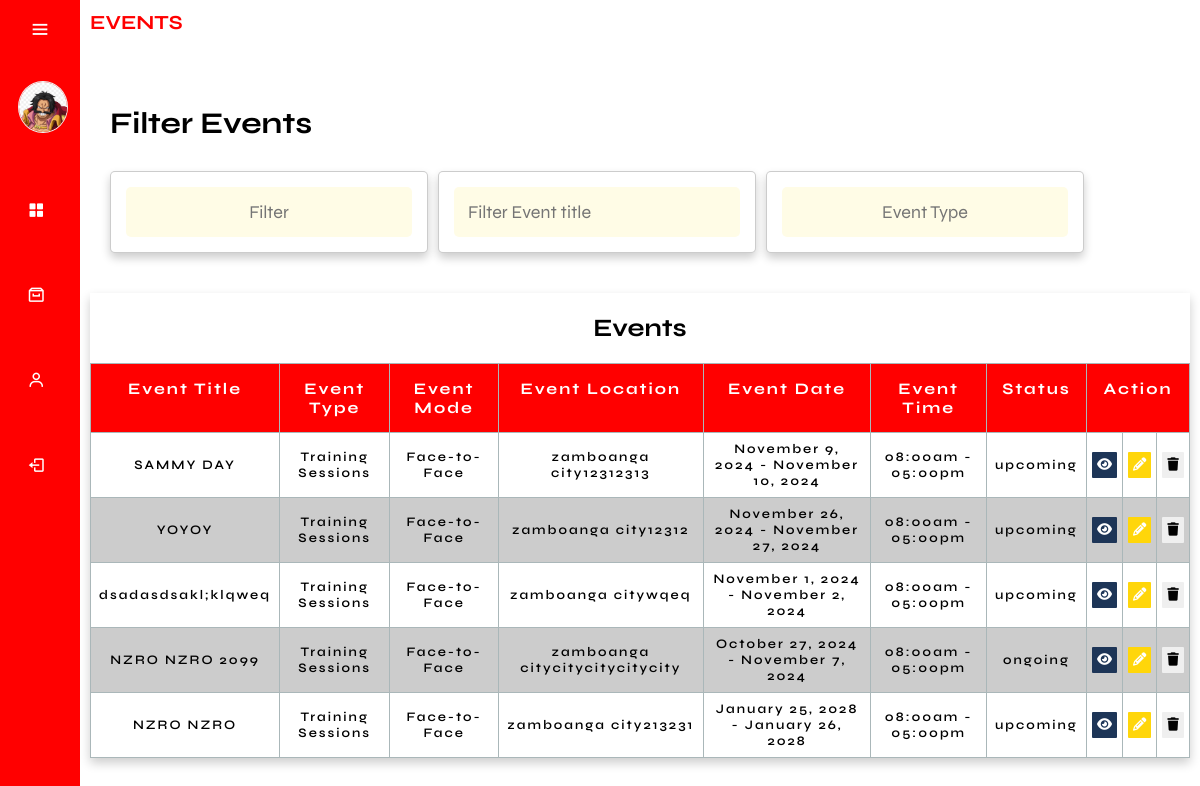
The page /admin/landingPage.php (signed in) on the database its author committed.
### tables this page shows
CREATE TABLE `events` (
  `event_id` int(11) NOT NULL,
  `event_title` varchar(255) NOT NULL,
  `event_description` text DEFAULT NULL,
  `event_type` varchar(50) NOT NULL,
  `event_mode` varchar(50) NOT NULL,
  `event_photo_path` varchar(255) DEFAULT NULL,
  `location` varchar(255) NOT NULL,
  `date_start` date NOT NULL,
  `date_end` date NOT NULL,
  `time_start` time NOT NULL,
  `time_end` time NOT NULL,
  `date_created` timestamp NOT NULL DEFAULT current_timestamp(),
  `event_link` text DEFAULT NULL,
  `cancelReason` text NOT NULL,
  `event_cancel` varchar(255) NOT NULL,
  `participant_limit` int(11) NOT NULL
);

### function/F.getEventTbl.php (the view, shortened to what this page needs)
<?php
require_once('../db.connection/connection.php');
$sql = "SELECT *, IF(event_cancel IS NULL OR event_cancel = '', '', event_cancel) AS event_status FROM Events WHERE NOW() < CONCAT(date_end, ' ', time_end) ORDER BY date_created DESC";
$result = mysqli_query($conn, $sql);
while ($row = mysqli_fetch_assoc($result)) {
    $eventTitle = $row['event_title'];
    $eventLocation = $row['location'];
    $eventDateStart = date('F j, Y', strtotime($row['date_start']));
    $eventDateEnd = date('F j, Y', strtotime($row['date_end']));
    $eventTimeStart = date('h:ia', strtotime($row['time_start']));
    $eventTimeEnd = date('h:ia', strtotime($row['time_end']));
    $eventMode = $row['event_mode'];
    $eventType = $row['event_type'];
    $eventId = $row['event_id'];
    $eventStatus = $row['event_status'];
    $eventTimeZone = new DateTimeZone('Asia/Manila');
    $currentDateTime = new DateTime('now', $eventTimeZone);
    $eventStartDateTime = new DateTime($row['date_start'] . ' ' . $row['time_start'], $eventTimeZone);
    $eventEndDateTime = new DateTime($row['date_end'] . ' ' . $row['time_end'], $eventTimeZone);
    if ($eventStatus === '') {
        if ($currentDateTime >= $eventStartDateTime && $currentDateTime <= $eventEndDateTime) {
            $eventStatus = 'ongoing';
        } elseif ($currentDateTime < $eventStartDateTime) {
            $eventStatus = 'upcoming';
        }
    }
    if ($eventStatus === 'upcoming' || $eventStatus === 'ongoing') {
        echo '<tr data-start-date="' . $row['date_start'] . '" data-end-date="' . $row['date_end'] . '">';
        ?>
        <td data-label="Event Title"><?php echo $eventTitle; ?></td>
        <td data-label="Event Type"><?php echo $eventType; ?></td>
        <td data-label="Event Mode"><?php echo $eventMode; ?></td>
        <td data-label="Event Location"><?php echo $eventLocation; ?></td>
        <td data-label="Event Date"><?php echo "$eventDateStart - $eventDateEnd"; ?></td>
        <td data-label="Event Time"><?php echo "$eventTimeStart - $eventTimeEnd"; ?></td>
        <td data-label="Status"><?php echo $eventStatus; ?></td>
        <td data-label="View Event" class="pad">
            <a href="view_event.php?event_id=<?php echo $row['event_id']; ?>">
                <button class="btn_view"><i class="fa-solid fa-eye"></i></button>
            </a>
        </td>
        <td data-label="Edit" class="pad">
            <a href="editEvent.php?event_id=<?php echo $eventId; ?>">
                <button class="btn_edit"><i class="fa fa-pencil"></i></button>
            </a>
        </td>
        <td data-label="Delete" class="pad">
            <button class="btn_delete" onclick="confirmDeleteEvent('<?php echo $eventId; ?>')">
                <i class="fa fa-trash"></i>
            </button>
        </td>
        <?php
        echo '</tr>';
    }
}
?>

### admin/landingPage.php (shortened to what this page needs)
<!DOCTYPE html>
<html lang="en">
<head>
    <link href='https://unpkg.com/boxicons@2.1.4/css/boxicons.min.css' rel='stylesheet'>
    <link rel="stylesheet" href="css/main.css">
</head>
<body>
    <?php
    require_once('../db.connection/connection.php');
    if ($_SERVER['REQUEST_METHOD'] === 'GET') {
        if (isset($_SESSION['AdminID'])) {
            $AdminID = $_SESSION['AdminID'];
            $sqlAdmin = "SELECT * FROM admin WHERE AdminID = ?";
            $stmtAdmin = $conn->prepare($sqlAdmin);
            $stmtAdmin->bind_param("i", $AdminID);
            $stmtAdmin->execute();
            $resultAdmin = $stmtAdmin->get_result();
            if ($resultAdmin->num_rows > 0) {
                while ($row = $resultAdmin->fetch_assoc()) {
                    $Image = $row['Image'];
                }
            } else {
                echo "No records found";
            }
        }
    }
    ?>
    <div class="sidebar">
        <div class="top">
            <i class="bx bx-menu" id="btnn"></i>
        </div>
        <div class="user">
            <?php if (!empty($Image)): ?>
                <img src="../assets/img/profilePhoto/<?php echo $Image; ?>" alt="user" class="user-img">
            <?php else: ?>
                <img src="../assets/img/profile.jpg" alt="default user" class="user-img">
            <?php endif; ?>
            <div>
            </div>
        </div>
        <ul>
            <li class="nav-sidebar">
                <a href="adminDashboard.php">
                    <i class="bx bxs-grid-alt"></i>
                </a>
            </li>
            <li class="events-side2 nav-sidebar">
                <a href="#" class="a-events">
                    <i class='bx bx-archive'></i>
                </a>
            </li>
            <li class="events-side nav-sidebar">
                <a href="#" class="a-events">
                    <i class='bx bx-user'></i>
                </a>
            </li>
            <li class="nav-sidebar">
                <a href="../login.php">
                    <i class="bx bx-log-out"></i>
                </a>
            </li>
        </ul>
    </div>
    <div class="main-content">
        <div class="containerr">
            <h3 class="dashboard">EVENTS</h3>
            <section class="event-filter">
                <h1 class="heading"></h1>
                <h1 class="heading">filter events</h1>
                <div class="flex2" style="gap: 10px; margin-bottom:10px">
                    <form action="" method="post" style="margin-bottom:1rem; height:10%">
                        <div class="dropdown-container">
                            <div class="dropdown">
                                <input type="text" readonly name="eventDisplay" placeholder="Filter" maxlength="20"
                                    class="output">
                            </div>
                        </div>
                    </form>
                    <form action="" method="post" style="margin-bottom:1rem; height:10%">
                        <div class="flex">
                            <div class="box">
                                <input type="text" id="eventTitleInput" placeholder="Filter Event title" class="input">
                            </div>
                        </div>
                    </form>
                    <form action="" method="post" style="margin-bottom:1rem; height:10%">
                        <div class="dropdown-container">
                            <div class="dropdown">
                                <input type="text" readonly name="eventType" placeholder="event type" maxlength="20"
                                    class="output">
                            </div>
                        </div>
                    </form>
                </div>
            </section>
        </div>
        <div class="containerr">
            <div class="event-table">
                <div class="tbl-container">
                    <h2>Events</h2>
                    <table class="tbl">
                        <thead>
                            <tr>
                                <th>Event Title</th>
                                <th>Event Type</th>
                                <th>Event Mode</th>
                                <th>Event Location</th>
                                <th>Event Date</th>
                                <th>Event Time</th>
                                <th>Status</th>
                                <th colspan="3">Action</th>
                            </tr>
                        </thead>
                        <tbody>
                            <?php include('../function/F.getEventTbl.php'); ?>
                        </tbody>
                    </table>
                </div>
            </div>
        </div>
    </div>
</body>
</html>

### admin/landingPage.php (style rules this page uses)
.event-filter form .flex .box .input { width: 100%; border-radius: .5rem; color: var(--first-color-alt); margin: 0; background-color: var(--light-bg); font-size: 1.8rem; }
.flex2 { display: flex; }

### rows shown on the page
events: event_title "SAMMY DAY", event_type "Training Sessions", event_mode "Face-to-Face", location "zamboanga city12312313", date_start "November 9, 2024", date_end "November 10, 2024", time_start "08:00am", time_end "05:00pm", eventStatus "upcoming"
events: event_title "YOYOY", event_type "Training Sessions", event_mode "Face-to-Face", location "zamboanga city12312", date_start "November 26, 2024", date_end "November 27, 2024", time_start "08:00am", time_end "05:00pm", eventStatus "upcoming"
events: event_title "dsadasdsakl;klqweq", event_type "Training Sessions", event_mode "Face-to-Face", location "zamboanga citywqeq", date_start "November 1, 2024", date_end "November 2, 2024", time_start "08:00am", time_end "05:00pm", eventStatus "upcoming"
events: event_title "NZRO NZRO 2099", event_type "Training Sessions", event_mode "Face-to-Face", location "zamboanga citycitycitycitycity", date_start "October 27, 2024", date_end "November 7, 2024", time_start "08:00am", time_end "05:00pm", eventStatus "ongoing"
events: event_title "NZRO NZRO", event_type "Training Sessions", event_mode "Face-to-Face", location "zamboanga city213231", date_start "January 25, 2028", date_end "January 26, 2028", time_start "08:00am", time_end "05:00pm", eventStatus "upcoming"
